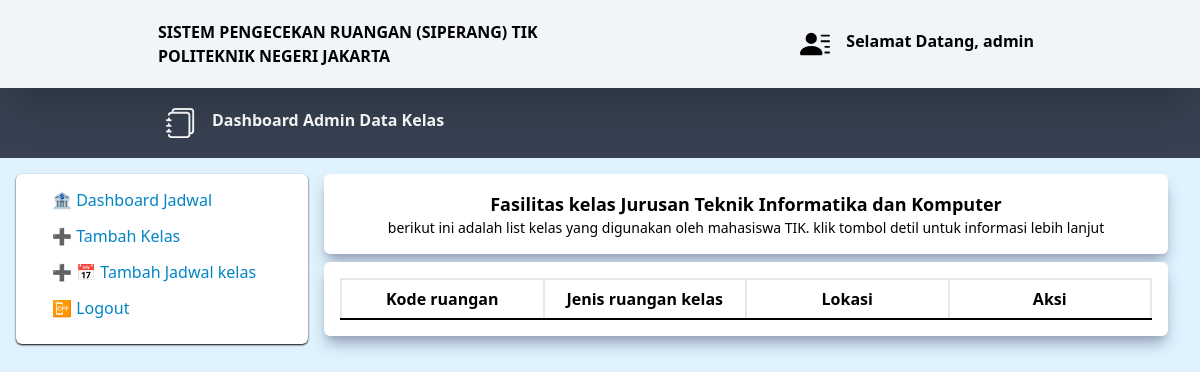
Before: /page/kelas_admin.php with the older database file.
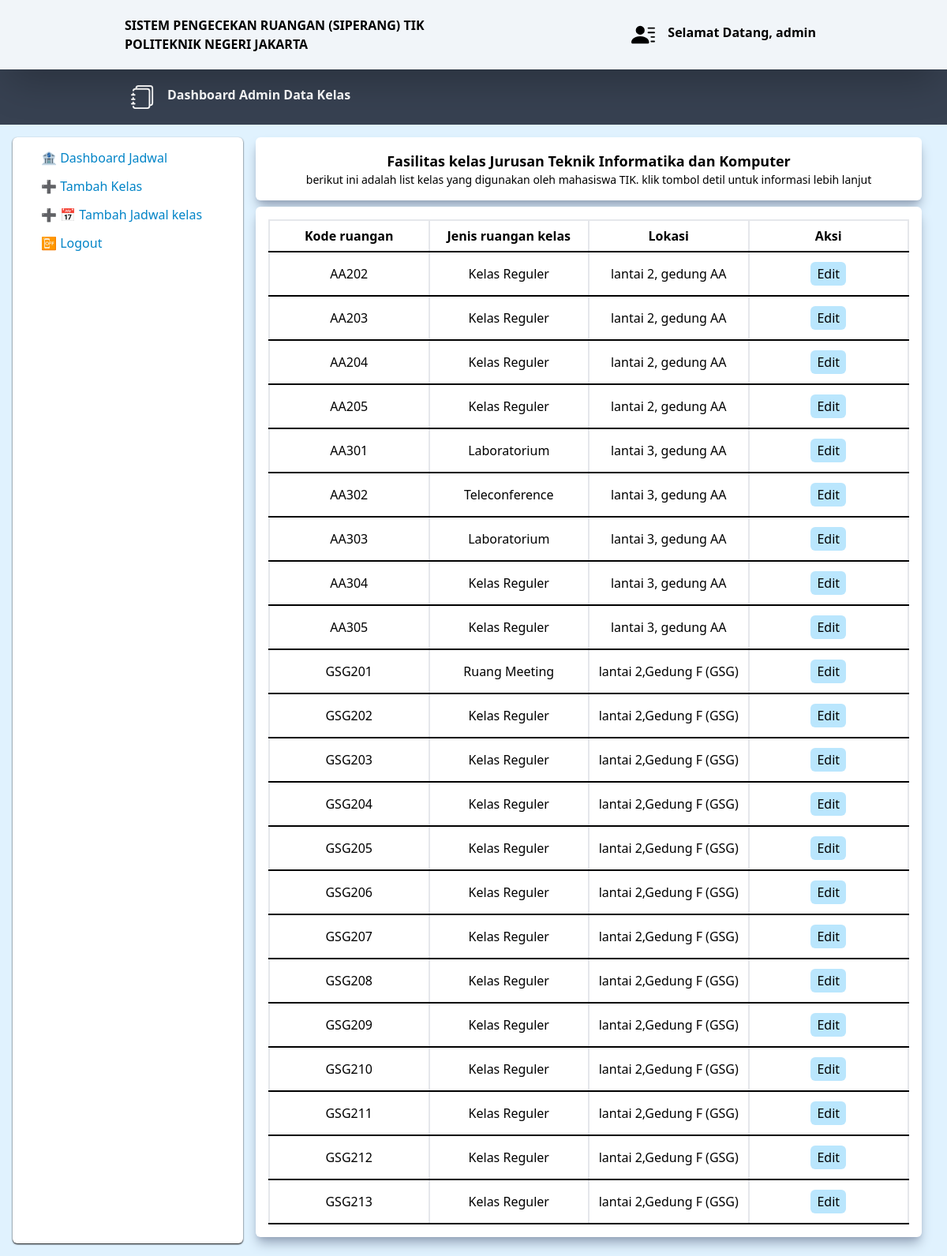
After: the same page with the newer database file.
### tables this page shows
CREATE TABLE `ruangan` (
  `id_ruangan` varchar(10) NOT NULL,
  `lokasi` varchar(255) NOT NULL,
  `fasilitas` varchar(255) NOT NULL,
  `jenis_ruangan` varchar(35) NOT NULL,
  `kapasitas` int(11) NOT NULL
);

### page/kelas_admin.php (the view, shortened to what this page needs)
<?php
include("../util/connection.php");
$username = "admin";
$sql = "select * from ruangan";
$result = mysqli_query($conn, $sql);
?>
<html>
<head>
  <script src="https://cdn.tailwindcss.com"></script>
</head>
<body class="bg-sky-100">
  <header class="sticky bg-slate-100 py-5 font-bold shadow-blake shadow-2xl">
    <nav class="flex flex-row mx-auto w-9/12 px-2">
      <div class="basis-1/2 uppercase text-md items-center">
        <a href="">
          <span>Sistem Pengecekan Ruangan (SIPERANG) TIK</span> <br />
          <span>Politeknik Negeri Jakarta</span>
        </a>
      </div>
      <div class="basis-1/2 text-end my-auto inline-block items-center p-2">
        <a href="" class="flex justify-end transition-all duration-300 ease-in-out hover:text-sky-300">
          <span class="mx-4">
            </span>
          <span class="text-md">Selamat Datang,
            <?= $username ?>
          </span></a>
      </div>
    </nav>
  </header>
  <main>
    <div class="bg-gray-700">
      <div class="flex flex-row w-9/12 py-5 mx-auto">
        <div class="text-white font-bold text-md flex flex-start basis-1/2">
          <div class="mx-4">
          </div>
          <div>Dashboard Admin Data Kelas</div>
        </div>
      </div>
    </div>
    <div class="flex flex-row p-4 mx-auto">
      <div class="basis-1/4 rounded-md transition-all duration-300 ease-in-out shadow-black shadow-sm bg-white">
        <ul class="indent-7 text-sky-600 leading-9 p-2 mx-auto">
          <a href="kelas_admin.html">
            <li class="hover:border-2 hover:border-sky-500 transition-all duration-100 ease-in-out rounded-md">
            🏦 Dashboard Jadwal
            </li>
          </a>
          <a href="tambah.php">
            <li class="hover:border-2 hover:border-sky-500 transition-all duration-100 ease-in-out rounded-md">
              ➕ Tambah Kelas
            </li>
          </a>
          <a href="tambah_jadwal_kelas.php">
            <li class="hover:border-2 hover:border-sky-500 transition-all duration-100 ease-in-out rounded-md">
              ➕ 📅 Tambah Jadwal kelas
            </li>
          </a>
          <a href="../util/logout.php">
            <li class="hover:border-2 hover:border-sky-500 transition-all duration-100 ease-in-out rounded-md">
              📴 Logout
            </li>
          </a>
        </ul>
      </div>
      <div class="basis-3/4">
        <div class="px-4">
          <div class="rounded-md mb-2 shadow-slate-400 shadow-lg  h-max relative bg-white p-4 text-center text-lg font-bold">
            Fasilitas kelas Jurusan Teknik Informatika dan Komputer <br>
            <div class="text-sm font-normal">
              berikut ini adalah list kelas yang digunakan oleh mahasiswa TIK. klik tombol detil untuk informasi lebih lanjut
            </div>
          </div>
          <div class="rounded-md mb-2 shadow-slate-400 shadow-lg flex flex-row h-max relative bg-white p-4">
            <table class="w-full text-center">
              <tr>
                <th class="border-2 border-b-black w-1/4 p-2">Kode ruangan</th>
                <th class="border-2 border-b-black w-1/4 p-2">Jenis ruangan kelas</th>
                <th class="border-2 border-b-black W-1/4 p-2">Lokasi</th>
                <th class="border-2 border-b-black W-1/4 p-2">Aksi</th>
              </tr>
              <?php
              if ($result->num_rows > 0) {
                while ($row = $result->fetch_assoc()) {
              ?>
                  <tr>
                    <td class="border-2 border-b-black p-2"><?= $row['id_ruangan']; ?></td>
                    <td class="border-2 border-b-black p-2"><?= $row['jenis_ruangan']; ?></td>
                    <td class="border-2 border-b-black p-2"><?= $row['lokasi']; ?></td>
                    <td class="p-4 border-2 border-b-black p-2">
                      <a href="detailadmin.php?class=<?php echo $row['id_ruangan'] ?>" class="text-black-200 bg-sky-200 py-1 px-2 hover:bg-sky-300 rounded-md ">Edit</a>
                    </td>
                  </tr>
              <?php }
              } ?>
            </table>
          </div>
        </div>
      </div>
    </div>
  </main>
</body>
</html>

Changed rows visible on the page:
added ruangan: id_ruangan "AA202", jenis_ruangan "Kelas Reguler", lokasi "lantai 2, gedung AA"
added ruangan: id_ruangan "AA203", jenis_ruangan "Kelas Reguler", lokasi "lantai 2, gedung AA"
added ruangan: id_ruangan "AA204", jenis_ruangan "Kelas Reguler", lokasi "lantai 2, gedung AA"
added ruangan: id_ruangan "AA205", jenis_ruangan "Kelas Reguler", lokasi "lantai 2, gedung AA"
added ruangan: id_ruangan "AA301", jenis_ruangan "Laboratorium", lokasi "lantai 3, gedung AA"
added ruangan: id_ruangan "AA302", jenis_ruangan "Teleconference", lokasi "lantai 3, gedung AA"
added ruangan: id_ruangan "AA303", jenis_ruangan "Laboratorium", lokasi "lantai 3, gedung AA"
added ruangan: id_ruangan "AA304", jenis_ruangan "Kelas Reguler", lokasi "lantai 3, gedung AA"
added ruangan: id_ruangan "AA305", jenis_ruangan "Kelas Reguler", lokasi "lantai 3, gedung AA"
added ruangan: id_ruangan "GSG201", jenis_ruangan "Ruang Meeting", lokasi "lantai 2,Gedung F (GSG)"
added ruangan: id_ruangan "GSG202", jenis_ruangan "Kelas Reguler", lokasi "lantai 2,Gedung F (GSG)"
added ruangan: id_ruangan "GSG203", jenis_ruangan "Kelas Reguler", lokasi "lantai 2,Gedung F (GSG)"
added ruangan: id_ruangan "GSG204", jenis_ruangan "Kelas Reguler", lokasi "lantai 2,Gedung F (GSG)"
added ruangan: id_ruangan "GSG205", jenis_ruangan "Kelas Reguler", lokasi "lantai 2,Gedung F (GSG)"
added ruangan: id_ruangan "GSG206", jenis_ruangan "Kelas Reguler", lokasi "lantai 2,Gedung F (GSG)"
added ruangan: id_ruangan "GSG207", jenis_ruangan "Kelas Reguler", lokasi "lantai 2,Gedung F (GSG)"
added ruangan: id_ruangan "GSG208", jenis_ruangan "Kelas Reguler", lokasi "lantai 2,Gedung F (GSG)"
added ruangan: id_ruangan "GSG209", jenis_ruangan "Kelas Reguler", lokasi "lantai 2,Gedung F (GSG)"
added ruangan: id_ruangan "GSG210", jenis_ruangan "Kelas Reguler", lokasi "lantai 2,Gedung F (GSG)"
added ruangan: id_ruangan "GSG211", jenis_ruangan "Kelas Reguler", lokasi "lantai 2,Gedung F (GSG)"
added ruangan: id_ruangan "GSG212", jenis_ruangan "Kelas Reguler", lokasi "lantai 2,Gedung F (GSG)"
added ruangan: id_ruangan "GSG213", jenis_ruangan "Kelas Reguler", lokasi "lantai 2,Gedung F (GSG)"
